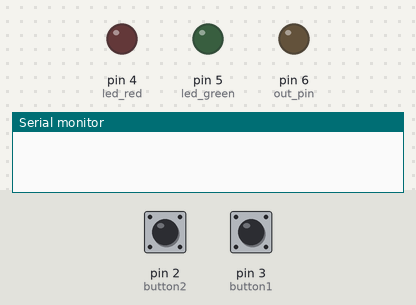
A sketch run on a simulated Arduino Uno, built with avr-gcc and run on an emulated ATmega328P. Shown: output pins drawn as LEDs (lit = HIGH), the last lines printed to the serial monitor. Inputs (shaded band) come from the test bench; at power-on: pin 2 (button2) LOW, pin 3 (button1) LOW.

Above: at 1.4 s.
1.5 s: pin 2 (button2) pulled HIGH for 0.15 s
At 1.62 s:
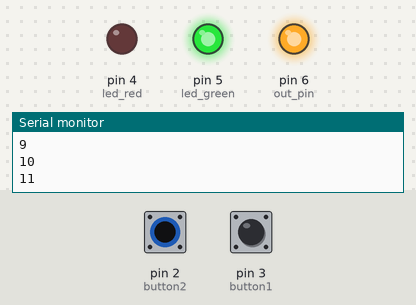
3.2 s: pin 3 (button1) pulled HIGH for 0.15 s
At 4.4 s:
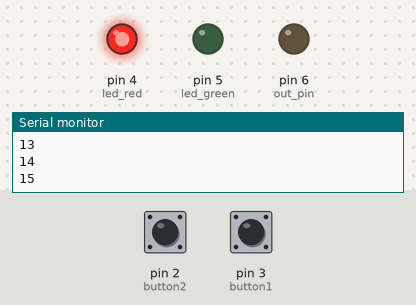
At 10.25 s:
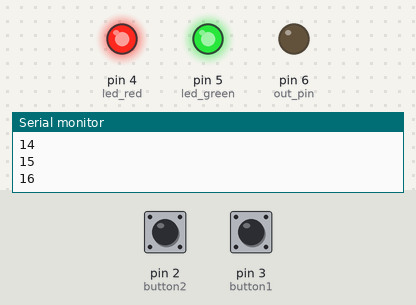
Timing chart, 0 to 10.8 s (numbered marks = the images above; inputs shaded):
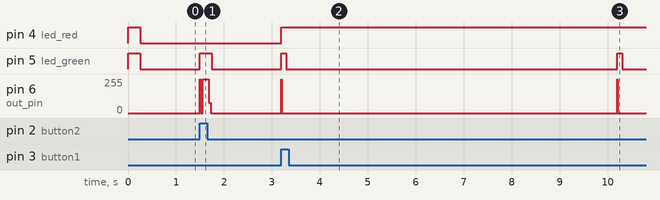

Measured:
- after the input at 1.5 s, pin 5 (led_green): LOW → HIGH at once, → LOW 0.24 s later; pin 6 (out_pin): 0/255 → 255/255 at once, → 0/255 0.18 s later
- after the input at 3.2 s, pin 4 (led_red): LOW → HIGH at once; pin 5 (led_green): alternates HIGH for 0.10 s and LOW for 6.9 s, starting at once; pin 6 (out_pin): alternates 255/255 for 0.01 s and 0/255 for 7.0 s, starting at once

The sketch:

para_port_simulator.ino
```cpp
#define led_red 4
#define led_green 5
#define out_pin 6
#define button1 3
#define button2 2

#define pulse_dur 10
#define pulse_freq 7000
#define led_dur 100

unsigned long pulse_start;
unsigned long pulse_freq_start;
unsigned long led_start;

bool pulse_running;
bool led_on;
bool pulse_freq_running;
int n_pulses;

/*
 * 2 -> 3
 * masse -> 21-25
 */

void setup(){
	n_pulses = 0;
	pinMode(led_red, OUTPUT);
	pinMode(led_green, OUTPUT);
	pinMode(out_pin, OUTPUT);
	pinMode(button2, INPUT);
	pinMode(button1, INPUT);
	digitalWrite(led_red, LOW);
	digitalWrite(led_green, LOW);
	digitalWrite(out_pin, LOW);
	pulse_running = false;
	pulse_freq_running = false;
	led_on = false;
	Serial.begin(9600);
	digitalWrite(led_red, HIGH);
	digitalWrite(led_green, HIGH);
	delay(250);
	digitalWrite(led_red, LOW);
	digitalWrite(led_green, LOW);
}

void loop(){
	if ( digitalRead(button1) == HIGH and not pulse_freq_running ) {
		pulse_freq_running = true;
		pulse_freq_start = millis();
		pulse_running = true;
		n_pulses++;
		pulse_start = millis();
		digitalWrite(out_pin, HIGH);
		digitalWrite(led_red, HIGH);
		led_on = true;
		led_start = millis();
		digitalWrite(led_green, HIGH);
		Serial.print(n_pulses);
		Serial.print("\n");
	}
	if ( not pulse_freq_running ){
		if ( not pulse_running ) {
			if ( digitalRead(button2) == HIGH ) {
				digitalWrite(led_green, HIGH);
				led_on = true;
				led_start = millis();
				digitalWrite(out_pin, HIGH);
				n_pulses++;
				pulse_running = true;
				pulse_start = millis();
				Serial.print(n_pulses);
				Serial.print("\n");
			}
		} else if ( millis() > pulse_start + pulse_dur ) {
			pulse_running = false;
			digitalWrite(out_pin, LOW);
		}
		if ( led_on and millis() > led_start + led_dur ) {
			led_on = false;
			digitalWrite(led_green, LOW);
		}
	} else {
		if ( pulse_running and millis() > pulse_start + pulse_dur ) {
			digitalWrite(out_pin, LOW);
			pulse_running = false;
		}
		if ( led_on and millis() > led_start + led_dur ) {
			digitalWrite(led_green, LOW);
			led_on = false;
		}
	}
	if ( pulse_freq_running and ( not pulse_running ) and millis() > pulse_freq_start + pulse_freq ) {
		pulse_freq_start = millis();
		led_on = true;
		led_start = millis();
		digitalWrite(led_green, HIGH);
		pulse_running = true;
		n_pulses++;
		pulse_start = millis();
		digitalWrite(out_pin, HIGH);
		Serial.print(n_pulses);
		Serial.print("\n");
	}
}
```
